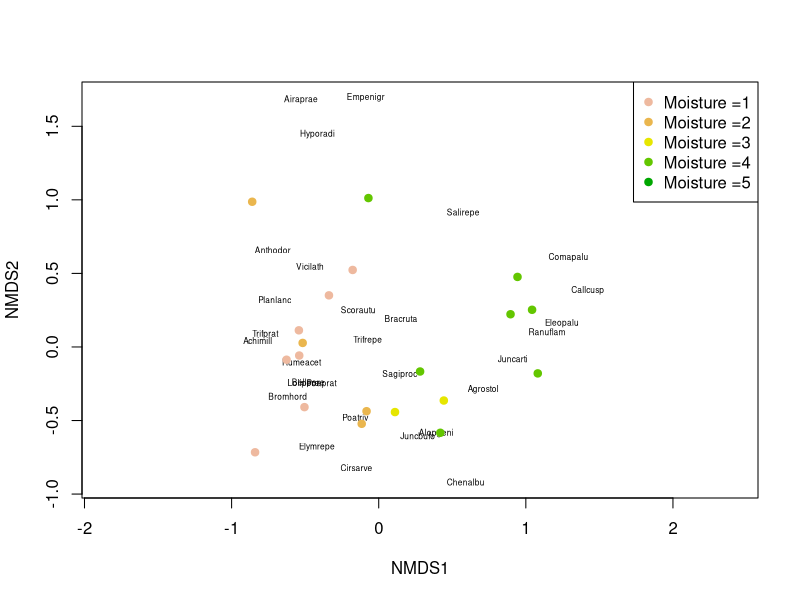
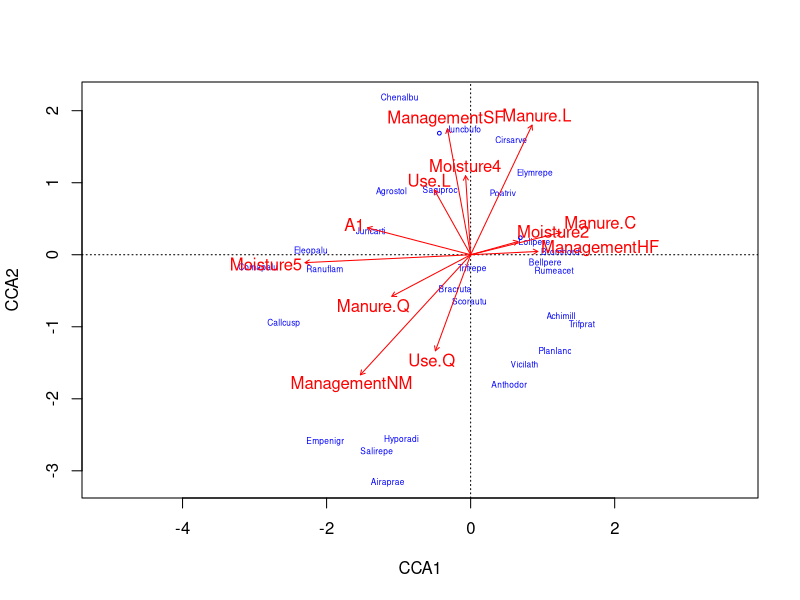
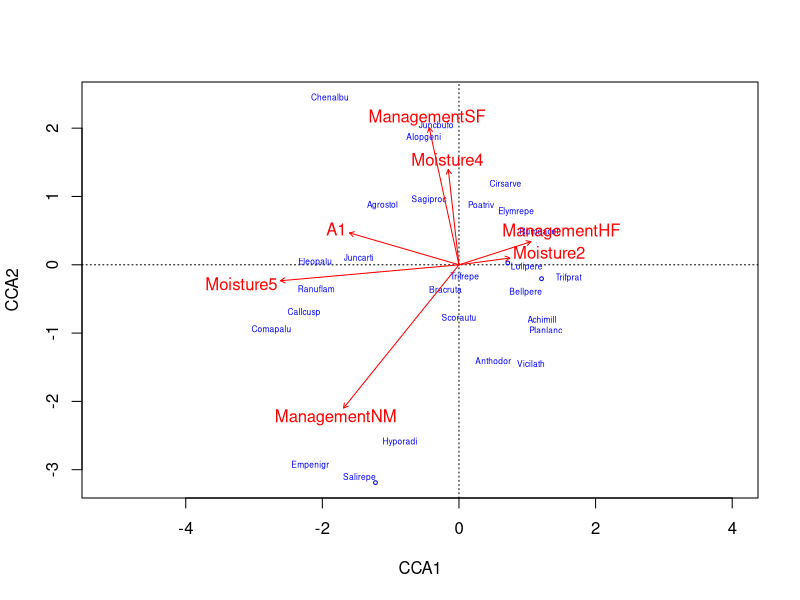
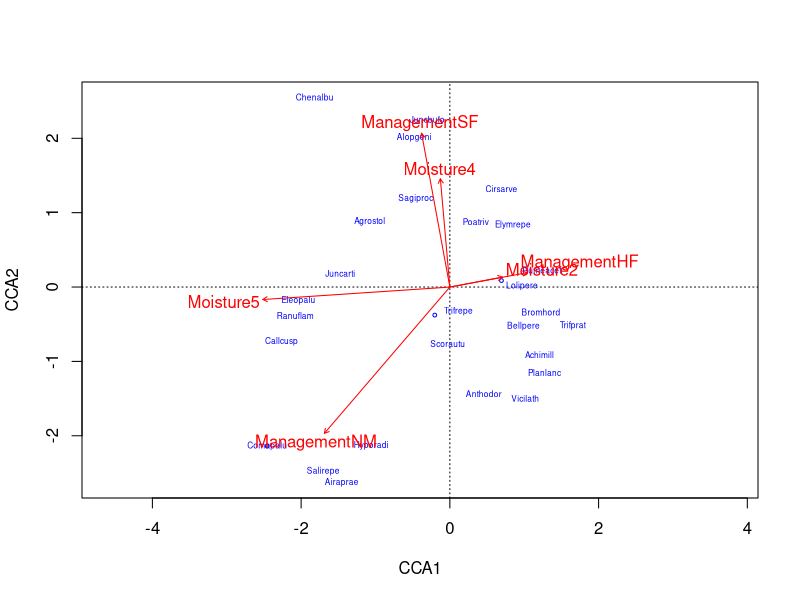
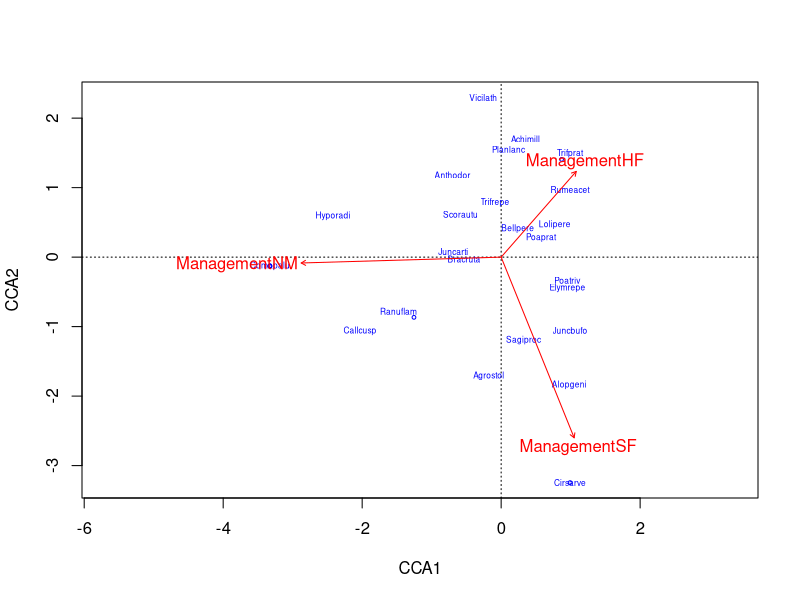
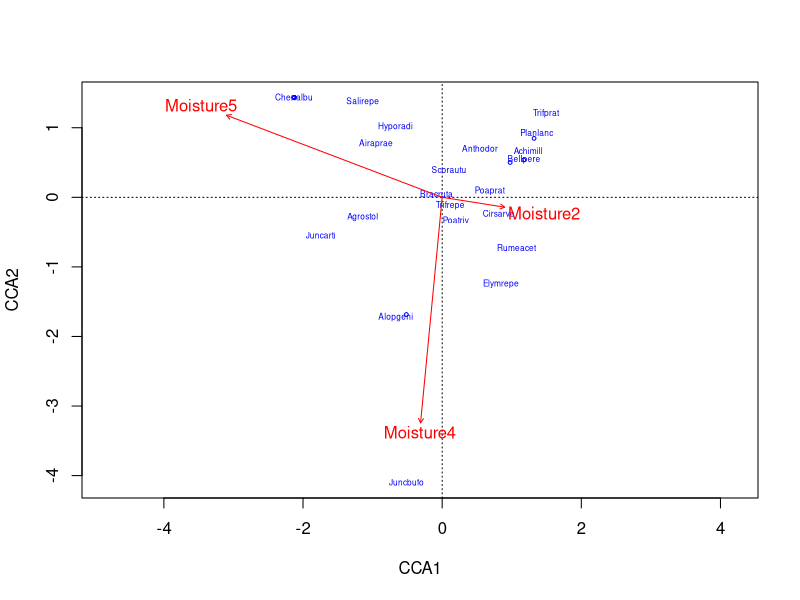
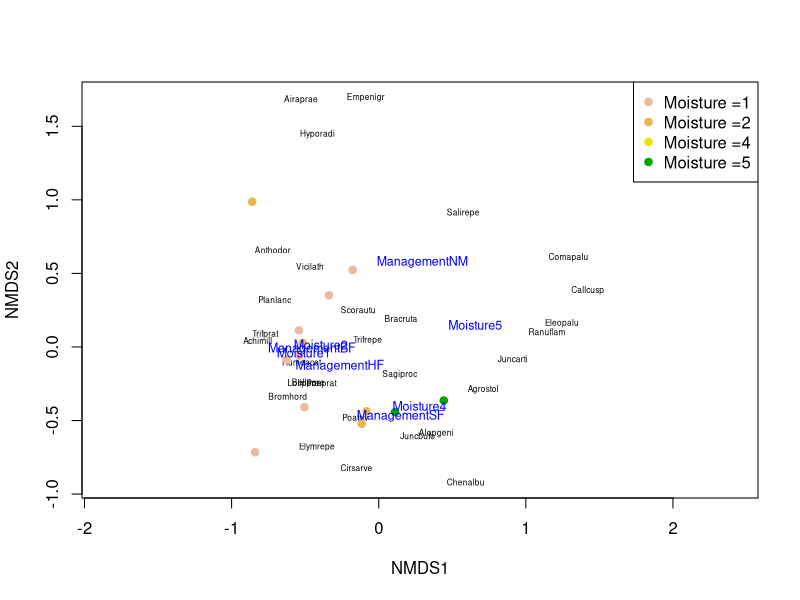

Generate these figures, in order, with R:
## ---- chunk 1
library(vegan)
data(dune)
data(dune.env)
?dune
## ---- chunk 2
dune_mds = metaMDS(dune)
## ---- chunk 3
 plot(dune_mds, type='n')
 text(dune_mds, 'sp', cex=.5)
 # generate vector of colors 
 color_vect = rev(terrain.colors(6))[-1]
 points(dune_mds, 'sites', pch=19, 
        col=color_vect[dune.env$Moisture])
 legend('topright', paste("Moisture =", 1:5, sep=''), 
        col=color_vect, pch=19)
## ---- chunk 4
dune.env$Moisture = factor(dune.env$Moisture, levels = 1:5, ordered = FALSE)
## ---- chunk 5
cca_dune = cca(dune ~ ., data=dune.env)
RsquareAdj(cca_dune, 100)
## ---- chunk 6
anova(cca_dune, permutations = 999)
## ---- chunk 7
anova(cca_dune, permutations = 999, by="margin")
## ---- chunk 8
plot(cca_dune, type='n', scaling=1)
orditorp(cca_dune, display='sp', cex=0.5, scaling=1, col='blue')
text(cca_dune, display='bp', col='red')
## ---- chunk 9
cca_dune1 = cca(dune ~ A1 + Moisture + Management + Manure, data=dune.env)
RsquareAdj(cca_dune1, 100)
## ---- chunk 10
anova(cca_dune1, permutations = 999)
anova(cca_dune1, permutations = 999, by="margin")
## ---- chunk 11
cca_dune2 = cca(dune ~ A1 + Moisture + Management, data=dune.env)
RsquareAdj(cca_dune2, 100)
## ---- chunk 12
anova(cca_dune2, permutations = 999)
anova(cca_dune2, permutations = 999, by='margin')
## ---- chunk 13
plot(cca_dune2, type='n', scaling=1)
orditorp(cca_dune2, display='sp', cex=0.5, scaling=1, col='blue')
text(cca_dune2, display='bp', col='red')
## ---- chunk 14
cca_dune_mm = cca(dune ~ Moisture + Management, data=dune.env)
RsquareAdj(cca_dune_mm, 100)
## ---- chunk 15
anova(cca_dune_mm, permutations = 999)
anova(cca_dune_mm, permutations = 999, by='margin')
## ---- chunk 16
plot(cca_dune_mm, type='n', scaling=1)
orditorp(cca_dune_mm, display='sp', cex=0.5, scaling=1, col='blue')
text(cca_dune_mm, display='bp', col='red')
## ---- chunk 17
cca_dune3 = cca(dune ~ Management, data=dune.env)
RsquareAdj(cca_dune3, 100)
## ---- chunk 18
anova(cca_dune3, permutations = 999, by='margin')
## ---- chunk 19
plot(cca_dune3, type='n', scaling=1)
orditorp(cca_dune3, display='sp', cex=0.5, scaling=1, col='blue')
text(cca_dune3, display='bp', col='red')
## ---- chunk 20
cca_dune4 = cca(dune ~ Moisture, data=dune.env)
RsquareAdj(cca_dune4, 100)
## ---- chunk 21
anova(cca_dune4, permutations = 999, by='margin')
## ---- chunk 22
plot(cca_dune4, type='n', scaling=1)
orditorp(cca_dune4, display='sp', cex=0.5, scaling=1, col='blue')
text(cca_dune4, display='bp', col='red')
## ---- chunk 23
dune_fit = envfit(dune_mds, dune.env)
dune_fit
## ---- chunk 24
plot(dune_mds, type = 'n')
text(dune_mds, 'sp', cex = 0.5)
##generate vector of colors 
mois_lvs = sort(unique(dune.env$Moisture))
color_vect = rev(terrain.colors(length(mois_lvs) + 1))[-1]
points(dune_mds, 'sites', pch = 19,
       col = color_vect[dune.env$Moisture])
##add enviornmental variables for p value less than 0.01
plot(dune_fit, p.max = 0.01, cex = 0.75)
legend('topright', paste("Moisture =", mois_lvs, sep = ''),
       col = color_vect, pch = 19)
